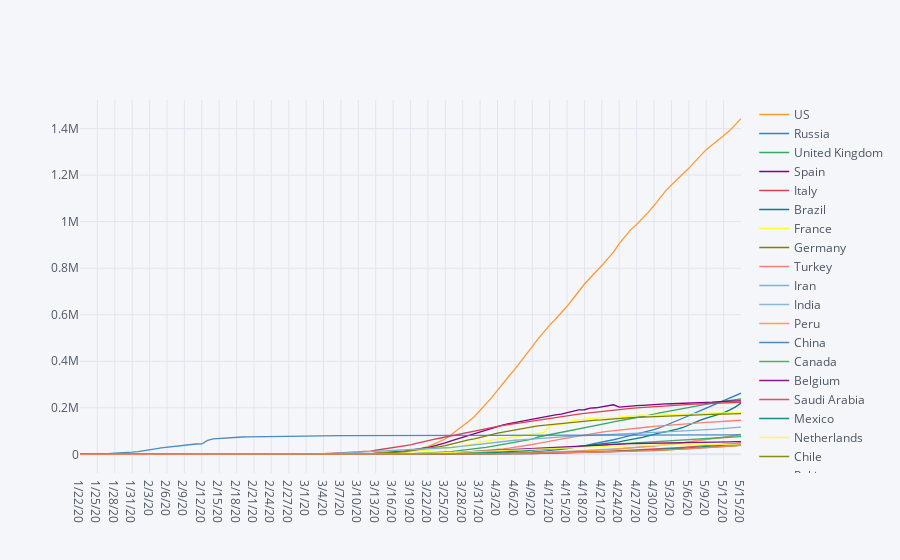

The notebook cell saved with this chart:
### Code cell
cvcountries.sort_values(by = cvcountries.columns[-1], ascending=False).head(20).transpose().iplot()
